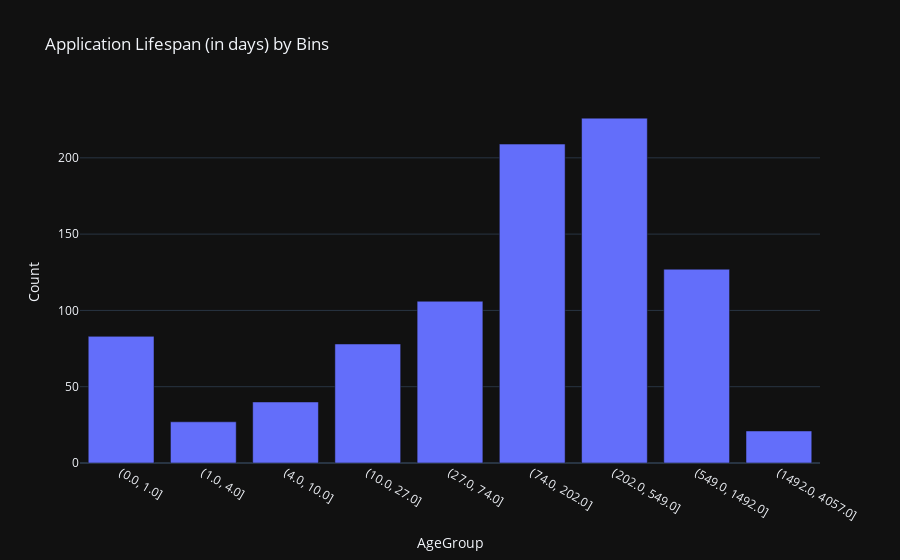

Source (notebook cell):
### Markdown cell above
#### Application Lifespan by AgeGroup

### Code cell
zkp_applications = zkp_repos[zkp_repos['Type'] == 'Application']

first_commit = application_commits.groupby('UniqueID')['AuthorDate'].min().reset_index()
first_commit.rename(columns={'AuthorDate': 'FirstCommitDate'}, inplace=True)
first_commit = zkp_applications.merge(first_commit[['UniqueID', 'FirstCommitDate']], left_on='UniqueID', right_on='UniqueID', how='left').reset_index()
zkp_applications = zkp_applications.merge(first_commit[['UniqueID', 'FirstCommitDate']], left_on='UniqueID', right_on='UniqueID', how='left').reset_index()

last_commit = application_commits.groupby('UniqueID')['AuthorDate'].max().reset_index()
last_commit.rename(columns={'AuthorDate': 'LastCommitDate'}, inplace=True)
last_commit = zkp_applications.merge(last_commit[['UniqueID', 'LastCommitDate']], left_on='UniqueID', right_on='UniqueID', how='left').reset_index()
zkp_applications = zkp_applications.merge(last_commit[['UniqueID', 'LastCommitDate']], left_on='UniqueID', right_on='UniqueID', how='left').reset_index()

zkp_applications['FirstCommitDate'] = pd.to_datetime(zkp_applications['FirstCommitDate'], utc=True)
zkp_applications['LastCommitDate'] = pd.to_datetime(zkp_applications['LastCommitDate'], utc=True)
zkp_applications['Age'] = (zkp_applications['LastCommitDate'] - zkp_applications['FirstCommitDate']).dt.days
zkp_applications.loc[zkp_applications['Age'] == 0,'Age'] = 0.5
lifespan_bins = np.logspace(np.log10(min(zkp_applications['Age'])), np.log10(max(zkp_applications['Age'])), num=10)
lifespan_bins = np.round(lifespan_bins)
zkp_applications['AgeGroup'] =  pd.cut(zkp_applications['Age'], bins=lifespan_bins, duplicates='drop')
lifespan_bin_counts = zkp_applications['AgeGroup'].value_counts().sort_index().reset_index()
lifespan_bin_counts.rename(columns={'count': 'Count'}, inplace=True)
lifespan_bin_counts['AgeGroup'] = lifespan_bin_counts['AgeGroup'].astype(str)

fig = px.bar(lifespan_bin_counts,  x='AgeGroup', y='Count',
                   title='Application Lifespan (in days) by Bins',
                   template='plotly_dark', 
                )

fig.show()

### Figure 1 — Plotly figure (JSON) as saved in the notebook; plotly's stock layout.template omitted (floating-point values rounded to 4 significant figures)
{"data": [{"alignmentgroup": "True", "hovertemplate": "AgeGroup=%{x}<br>Count=%{y}<extra></extra>", "legendgroup": "", "marker": {"color": "#636efa", "pattern": {"shape": ""}}, "name": "", "offsetgroup": "", "orientation": "v", "showlegend": false, "textposition": "auto", "type": "bar", "x": ["(0.0, 1.0]", "(1.0, 4.0]", "(4.0, 10.0]", "(10.0, 27.0]", "(27.0, 74.0]", "(74.0, 202.0]", "(202.0, 549.0]", "(549.0, 1492.0]", "(1492.0, 4057.0]"], "xaxis": "x", "y": [83, 27, 40, 78, 106, 209, 226, 127, 21], "yaxis": "y"}], "layout": {"barmode": "relative", "legend": {"tracegroupgap": 0}, "title": {"text": "Application Lifespan (in days) by Bins"}, "xaxis": {"anchor": "y", "domain": [0, 1], "title": {"text": "AgeGroup"}}, "yaxis": {"anchor": "x", "domain": [0, 1], "title": {"text": "Count"}}}}
